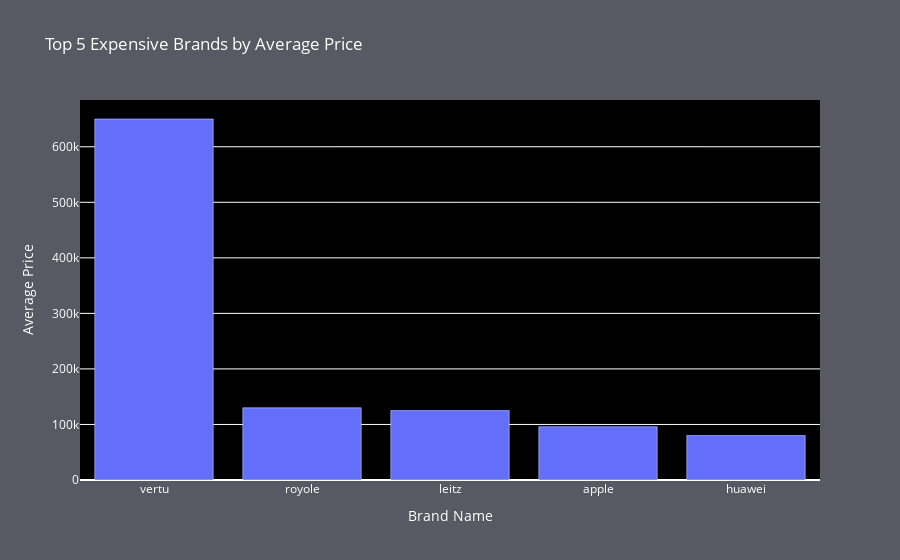

Here is the notebook cell this chart was saved with:
### Markdown cell above
<h2 style="text-align: left; font-size: 32px; background-color: #66bbf1; padding: 10px; border-radius: 10px;"> Data Visualization .... </h2>

### Code cell
average_prices = df.groupby('brand_name')['price'].mean().reset_index()
average_prices = average_prices.sort_values(by='price', ascending=False)

top_5_expensive_brands = average_prices.head(5)
fig = go.Figure()
fig.add_trace(go.Bar(x=top_5_expensive_brands['brand_name'], y=top_5_expensive_brands['price']))

fig.update_layout(title='Top 5 Expensive Brands by Average Price',
                  xaxis_title='Brand Name',
                  yaxis_title='Average Price',
                  plot_bgcolor='black', 
                  paper_bgcolor='#595964',  
                  font=dict(color='white'))

pyo.init_notebook_mode(connected=True)
pyo.iplot(fig)

### Figure 1 — Plotly figure (JSON) as saved in the notebook; plotly's stock layout.template omitted (floating-point values rounded to 4 significant figures)
{"data": [{"type": "bar", "x": ["vertu", "royole", "leitz", "apple", "huawei"], "y": [650000.0, 130000.0, 125000.0, 95970.0, 80180.0]}], "layout": {"font": {"color": "white"}, "paper_bgcolor": "#595964", "plot_bgcolor": "black", "title": {"text": "Top 5 Expensive Brands by Average Price"}, "xaxis": {"title": {"text": "Brand Name"}}, "yaxis": {"title": {"text": "Average Price"}}}}
